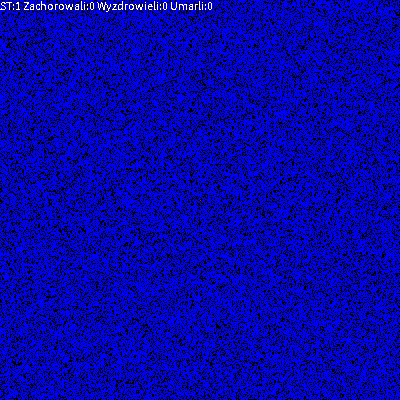
Frame 1 (no input)
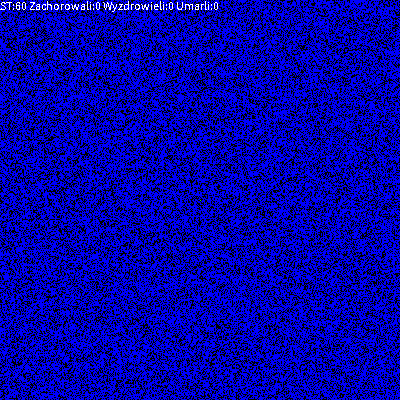
Frame 60 (the mouse pressed at the canvas centre just before this capture)
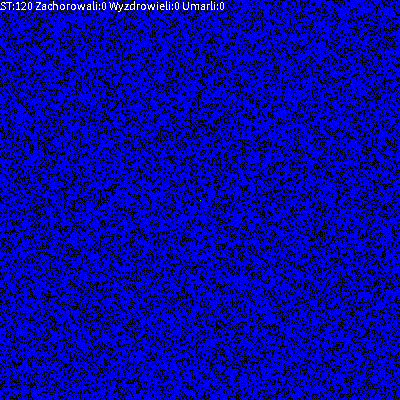
Frame 120 (the mouse held since frame 60 and released just before this capture)

The Processing sketch that drew these frames (run headless with seeded random() and noise(); from frame 60 on, the mouse is pressed at the canvas centre):

// Processing sketch: ModelSIR
// ── ModelSIR.pde
/// Dwuwymiarowy, probabilistyczny (kroki MC) automat komórkowy - reguła SIR
/// Zasiewanie tablicy na początku z zadaną gęstością zdrowych oraz pojedynczą komórką zarażona
/// LICZBA INTERAKCJI 4, ale prawdopodobieństwo zarażenia nie równe 1 tylko PTransfer 
/// CHOROBA trwa u zarażonego w zależności od PRecovery lub PDeath
/// ZBIERAMY STATYSTYKI: int kranken,geheilt,starben;
//*//////////////////////////////////////////////////////////////////////////////////////////////

int WorldSize=400; //Ile chcemy elementów w linii i ile linii (tablica kwadratowa)

int[][] World=new int[WorldSize][WorldSize]; //Tworzenie tablicy świata - w Processingu zawsze za pomocą alokacji

float IDens=0.66; //Początkowa gęstość w tablicy - jaka jest gęstość progowa,
                  //przy której epidemia zaatakuje ZAWSZE cały świat? (o ile już się zacznie)
                  //Choć mogą być małe rejony które ominęła

//Coś w rodzaju stałych ;-)
final int Empty=0; 
final int Susceptible=1;
final int Infected=2;
final int Recovered=3;
final float PTransfer=0.50;   //Prawdopodobieństwo zarażenia agenta w pojedynczej interakcji
final float PRecovery=0.10;   //Średnie prawdopodobieństwo wyzdrowienia w danym dniu
final float PDeath=0.03;      //Średnie prawdopodobieństwo śmierci w danym dniu choroby
                              //PDeath + PRecovery < 1  !!!

//STATYSTYKI LICZONE W TRAKCIE SYMULACJI
int kranken=0; //Zachorowanie
int geheilt=0; //Wyzdrowienia
int starben=0; //Ci co umarli

void setup()
{
 assert PDeath + PRecovery < 1 : "Za duże prawdopodobieństwa PDeath + PRecovery"; //Asercja - sprawdzenie założeń
 
 size(400,400);    //Okno kwadratowe
 noSmooth();       //Znacząco przyśpiesza wizualizacje
 
 if(IDens>0)
  {
   for(int i=0;i<World.length;i++) //Zasiewanie tablicy
    for(int j=0;j<World.length;j++) 
      if(random(1.0)<IDens)
        World[i][j]=Susceptible;
      else
        World[i][j]=Empty; //Dla pewności, gdyby Empty nie było zero.
  }
 
 World[WorldSize/2][WorldSize/2]=Infected;
  
 frameRate(100);
}

int t=0;

void draw()
{  
  for(int i=0;i<World.length;i++) //Wizualizacja czyli "rysowanie na ekranie" 
    for(int j=0;j<World.length;j++) 
    {
      switch(World[i][j]){ //Instrukcja wyboru pozwala nam wybrać dowolny kolor w zależności od liczby w komórce
      case 3:stroke(0,255,0);break;
      case 2:stroke(255,0,0);break;
      case 1:stroke(0,0,255);break;
      case 0:stroke(0,0,0);break;
      default: stroke(255); //To się pojawiać nie powinno
      break;
      } 
      point(i,j);
    }
  
  kranken=0;geheilt=0;starben=0; //Zerowanie dla kroku. Jak wykomentowane to zbieramy statystykę całej epidemii
  //Zmiana stanu automatu - krok Monte Carlo
  //STANY: Empty=0; Susceptible=1; Infected=2; Recovered=3;
  for(int a=0;a<World.length*World.length;a++) //Tyle losowań ile komórek
  {
       //Losowanie agenta 
       int i=(int)random(World.length);
       int j=(int)random(World.length);
       
       //Jeśli pusty lub zdrowy zdrowy to nic nie robi
       if(World[i][j]!=Infected) continue;
       
       //Wyliczenie lokalizacji sąsiadów
       int right = (i+1) % WorldSize;      
       int left  = (WorldSize+i-1) % WorldSize;
       int dw=(j+1) % WorldSize;   
       int up=(WorldSize+j-1) % WorldSize;
       
       //PTransfer - Prawdopodobieństwo zarażenia agenta w pojedynczej interakcji
       //PRecovery - Prawdopodobieństwo wyzdrowienia w danym dniu
       //PDeath    - Prawdopodobieństwo śmierci w danym dniu choroby
       //PDeath + PRecovery < 1  !!!

       if(World[left] [j]==Susceptible && random(1) < PTransfer) 
        {World[left][j]=Infected; kranken++;}
       if(World[right][j]==Susceptible && random(1) < PTransfer) 
        {World[right][j]=Infected; kranken++;}
       if(World[i][up]==Susceptible && random(1) < PTransfer) 
        {World[i][up]=Infected; kranken++;}
       if(World[i][dw]==Susceptible && random(1) < PTransfer) 
        {World[i][dw]=Infected; kranken++;}

       float prob=random(1); //Los na dany dzień
       
       if(prob<PDeath) //Albo tego dnia umiera
        {World[i][j]=Empty;starben++;}
       else if(prob<PRecovery+PDeath) //Albo jest wyleczony
             {World[i][j]=Recovered;geheilt++;}
            //else //NADAL CIERPI!
   } //Koniec pętli po wylosowanych agentach
      
   t++ ; //Kolejne pokolenie/krok/rok
   text("ST:"+t+" Zachorowali:"+kranken+" Wyzdrowieli:"+geheilt+" Umarli:"+starben,0,10);
   println("ST:"+t+"\tZ\t"+kranken+"\tW\t"+geheilt+"\tU\t"+starben);
}

//*////////////////////////////////////////////////////////////////////////////////
// Autor: Wojciech T. Borkowski
// Materiały do podręcznika "Processing w edukacji i symulacji
// https://github.com/borkowsk/sym4processing/tree/master/ProcessingWEdukacji
//*////////////////////////////////////////////////////////////////////////////////
